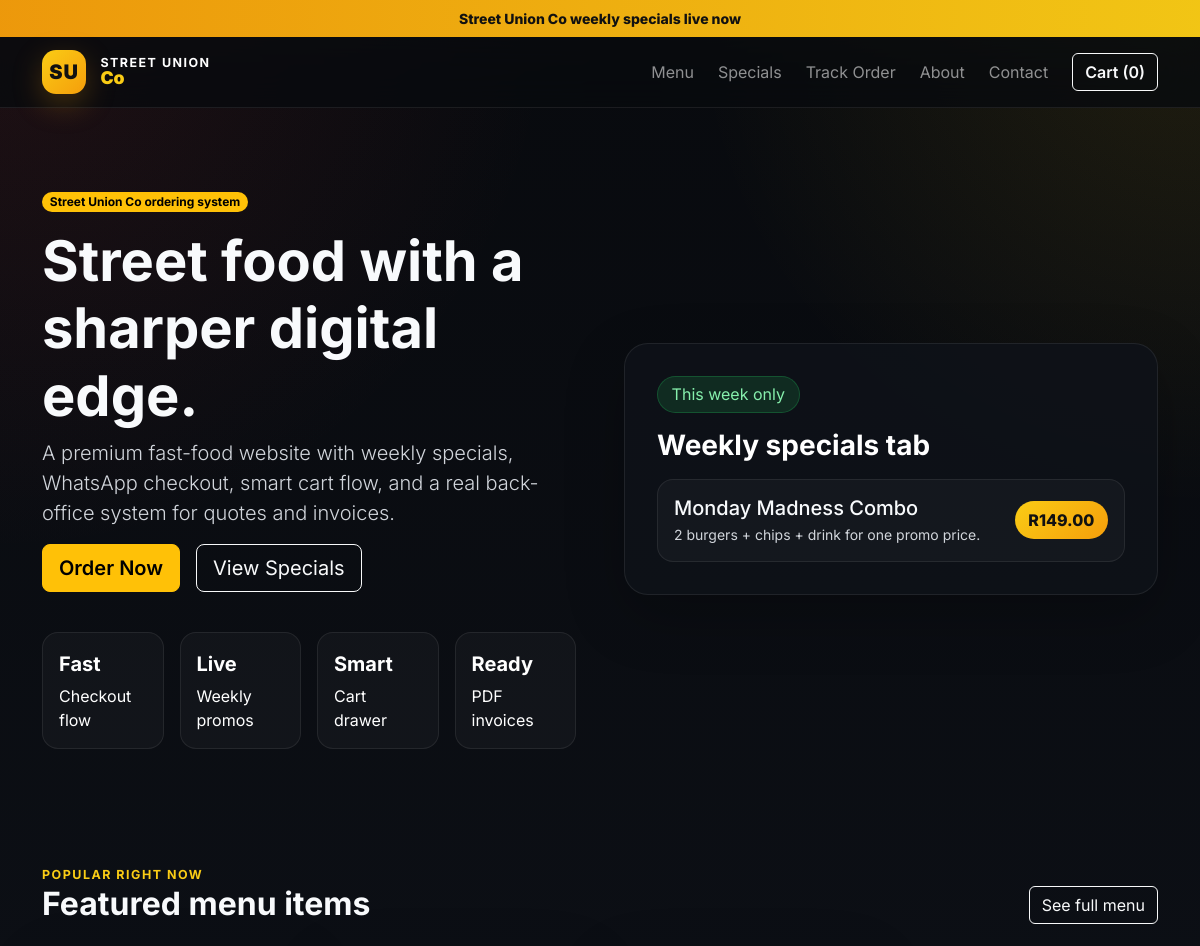
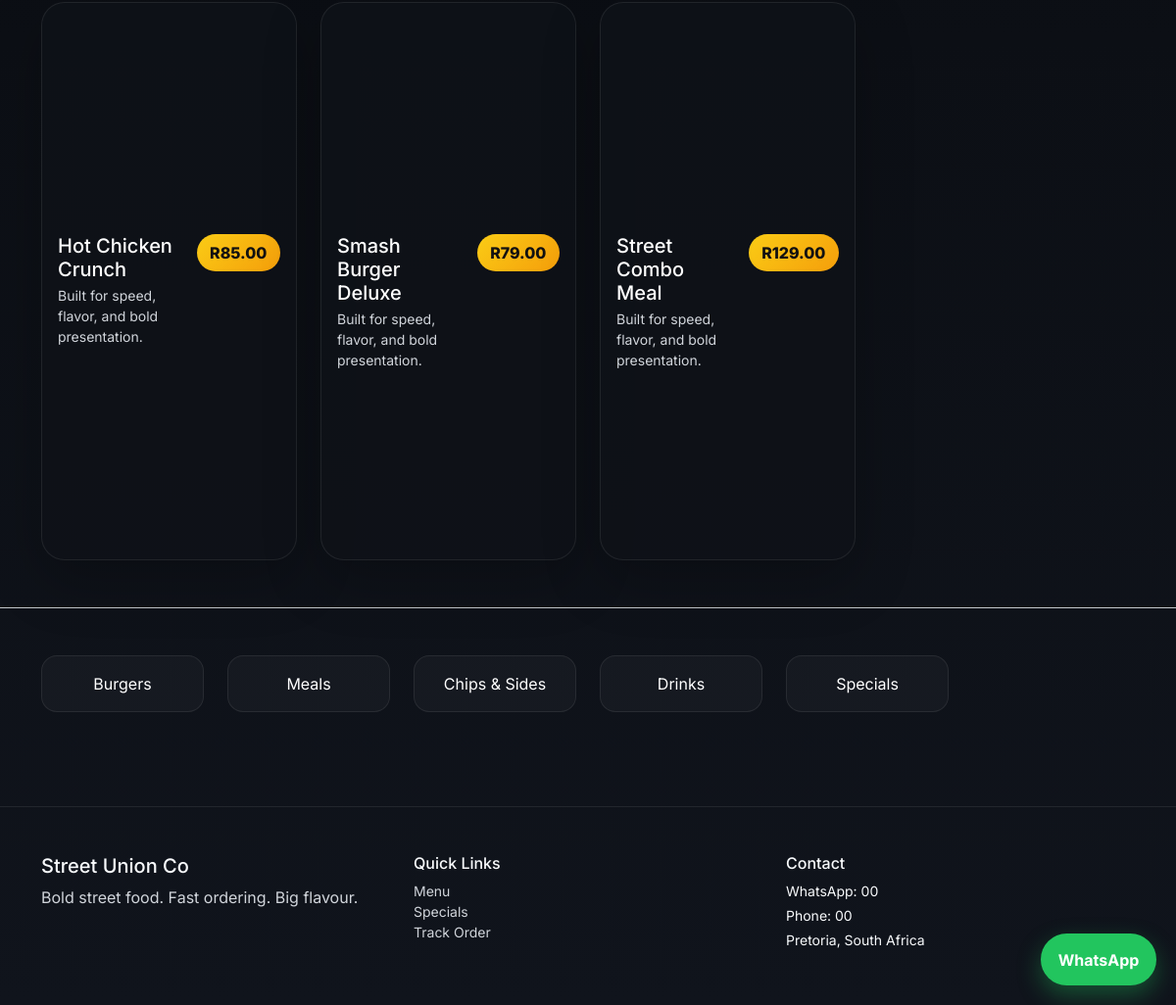
The page / on the database its author committed (2 pictures, top to bottom).
### orders/models.py (models this page shows, shortened)
class TimeStampedModel(models.Model):
    created_at = models.DateTimeField(auto_now_add=True)
    updated_at = models.DateTimeField(auto_now=True)
    class Meta:
        abstract = True

class SiteSetting(TimeStampedModel):
    business_name = models.CharField(max_length=150, default='Street Union Co')
    tagline = models.CharField(max_length=220, blank=True)
    whatsapp_number = models.CharField(max_length=20, blank=True)
    support_email = models.EmailField(blank=True)
    phone_number = models.CharField(max_length=20, blank=True)
    address = models.TextField(blank=True)
    delivery_note = models.CharField(max_length=220, blank=True)
    promo_text = models.CharField(max_length=220, blank=True)

class Special(TimeStampedModel):
    title = models.CharField(max_length=150)
    description = models.TextField(blank=True)
    banner_url = models.URLField(blank=True)
    promo_price = models.DecimalField(max_digits=10, decimal_places=2, null=True, blank=True)
    old_price = models.DecimalField(max_digits=10, decimal_places=2, null=True, blank=True)
    start_date = models.DateField(null=True, blank=True)
    end_date = models.DateField(null=True, blank=True)
    is_active = models.BooleanField(default=True)
    is_featured = models.BooleanField(default=False)
    class Meta:
        ordering = ['-is_featured', '-created_at']

class Product(TimeStampedModel):
    SPICE_CHOICES = [
        ('mild', 'Mild'),
        ('medium', 'Medium'),
        ('hot', 'Hot'),
        ('extra-hot', 'Extra Hot'),
    ]
    category = models.ForeignKey(Category, on_delete=models.CASCADE, related_name='products')
    name = models.CharField(max_length=150)
    slug = models.SlugField(max_length=160, unique=True, blank=True)
    short_description = models.CharField(max_length=220, blank=True)
    description = models.TextField(blank=True)
    price = models.DecimalField(max_digits=10, decimal_places=2)
    image_url = models.URLField(blank=True)
    spice_level = models.CharField(max_length=20, choices=SPICE_CHOICES, default='mild')
    prep_time_minutes = models.PositiveIntegerField(default=15)
    is_featured = models.BooleanField(default=False)
    is_special = models.BooleanField(default=False)
    is_available = models.BooleanField(default=True)
    class Meta:
        ordering = ['name']

class Category(TimeStampedModel):
    name = models.CharField(max_length=100, unique=True)
    slug = models.SlugField(max_length=120, unique=True, blank=True)
    description = models.TextField(blank=True)
    is_active = models.BooleanField(default=True)
    sort_order = models.PositiveIntegerField(default=0)
    class Meta:
        ordering = ['sort_order', 'name']
        verbose_name_plural = 'Categories'

### orders/views.py (the view)
# urls.py: path('', views.home, name='home'),
def home(request: HttpRequest) -> HttpResponse:
    featured_products = Product.objects.filter(is_featured=True, is_available=True)[:8]
    featured_specials = Special.objects.filter(is_active=True, is_featured=True)[:3]
    categories = Category.objects.filter(is_active=True)
    return render(request, 'orders/home.html', {
        'featured_products': featured_products,
        'featured_specials': featured_specials,
        'categories': categories,
        'cart_product_quantities': _cart_product_quantities(request),
    })

### orders/templatetags/order_tags.py (called while the page is built)
@register.filter
def get_item(mapping, key):
    if isinstance(mapping, dict):
        return mapping.get(key)
    return None

### orders/views.py (called while the page is built)
def _get_cart(request: HttpRequest) -> dict:
    return request.session.setdefault(CART_SESSION_KEY, {})

def _cart_product_quantities(request: HttpRequest) -> dict:
    quantities: dict[int, int] = {}
    for item in _get_cart(request).values():
        product_id = item.get('product_id')
        if product_id:
            quantities[product_id] = quantities.get(product_id, 0) + int(item.get('quantity', 0))
    return quantities

### orders/templates/orders/home.html (shortened to what this page needs)
{% extends 'orders/base.html' %}
{% load order_tags %}
{% block content %}
<section class="hero-section">
    <div class="container py-5">
        <div class="row align-items-center g-5">
            <div class="col-lg-6">
                <span class="badge rounded-pill text-bg-warning mb-3">Street Union Co ordering system</span>
                <h1 class="display-4 fw-bold">Street food with a sharper digital edge.</h1>
                <p class="lead text-light-emphasis">A premium fast-food website with weekly specials, WhatsApp checkout, smart cart flow, and a real back-office system for quotes and invoices.</p>
                <div class="d-flex flex-wrap gap-3">
                    <a href="{% url 'orders:menu' %}" class="btn btn-warning btn-lg fw-semibold">Order Now</a>
                    <a href="{% url 'orders:specials' %}" class="btn btn-outline-light btn-lg">View Specials</a>
                </div>
                <div class="hero-stats row row-cols-2 row-cols-md-4 g-3 mt-4">
                    <div class="col"><div class="stat-card"><strong>Fast</strong><span>Checkout flow</span></div></div>
                    <div class="col"><div class="stat-card"><strong>Live</strong><span>Weekly promos</span></div></div>
                    <div class="col"><div class="stat-card"><strong>Smart</strong><span>Cart drawer</span></div></div>
                    <div class="col"><div class="stat-card"><strong>Ready</strong><span>PDF invoices</span></div></div>
                </div>
            </div>
            <div class="col-lg-6">
                <div class="hero-panel">
                    <div class="promo-chip">This week only</div>
                    <h3 class="fw-bold mb-3">Weekly specials tab</h3>
                    <div class="row g-3">
                        {% for item in featured_specials %}
                        <div class="col-12">
                            <div class="special-mini-card">
                                <div>
                                    <h5 class="mb-1">{{ item.title }}</h5>
                                    <p class="mb-0 text-light-emphasis small">{{ item.description }}</p>
                                </div>
                                {% if item.promo_price %}<span class="price-pill">{{ currency_symbol }}{{ item.promo_price }}</span>{% endif %}
                            </div>
                        </div>
                        {% empty %}
                        <div class="col-12"><div class="special-mini-card"><div><h5 class="mb-1">Launch your specials here</h5><p class="mb-0 text-light-emphasis small">Use admin to update your weekly offers.</p></div></div></div>
                        {% endfor %}
                    </div>
                </div>
            </div>
        </div>
    </div>
</section>
<section class="py-5">
    <div class="container">
        <div class="section-head d-flex justify-content-between align-items-end mb-4">
            <div>
                <span class="section-kicker">Popular right now</span>
                <h2 class="fw-bold mb-0">Featured menu items</h2>
            </div>
            <a href="{% url 'orders:menu' %}" class="btn btn-outline-light">See full menu</a>
        </div>
        <div class="row g-4">
            {% for product in featured_products %}
            <div class="col-md-6 col-xl-3">
                <div class="food-card h-100">
                    <a class="food-link" href="{% url 'orders:product_detail' product.slug %}"><div class="food-image" style="background-image:url('{{ product.image_url|default:'https://images.unsplash.com/photo-1513104890138-7c749659a591?auto=format&fit=crop&w=900&q=80' }}')"></div></a>
                    <div class="p-3 d-flex flex-column h-100">
                        <div class="d-flex justify-content-between align-items-start gap-3">
                            <div>
                                <h5 class="mb-1"><a class="food-link-text" href="{% url 'orders:product_detail' product.slug %}">{{ product.name }}</a></h5>
                                <p class="small text-light-emphasis mb-2">{{ product.short_description }}</p>
                            </div>
                            <span class="price-pill">{{ currency_symbol }}{{ product.price }}</span>
                        </div>
                    </div>
                </div>
            </div>
            {% endfor %}
        </div>
    </div>
</section>
<section class="py-5 border-top border-secondary-subtle">
    <div class="container">
        <div class="row g-4">
            {% for category in categories %}
            <div class="col-6 col-md-4 col-lg-2">
                <a href="{% url 'orders:menu' %}?category={{ category.slug }}" class="category-pill d-block text-center">{{ category.name }}</a>
            </div>
            {% endfor %}
        </div>
    </div>
</section>
{% endblock %}

### orders/templates/orders/base.html (shortened to what this page needs)
{% load static %}
<!doctype html>
<html lang="en">
<head>
    <link href="https://cdn.jsdelivr.net/npm/bootstrap@5.3.3/dist/css/bootstrap.min.css" rel="stylesheet">
    <link href="{% static 'css/styles.css' %}" rel="stylesheet">
</head>
<body>
    <div class="promo-bar text-center py-2 small">
        {{ site_settings.promo_text|default:'Street Union Co specials are live this week' }}
    </div>
    <nav class="navbar navbar-expand-lg navbar-dark sticky-top glass-nav">
        <div class="container">
            <a class="navbar-brand fw-bold brand-lockup" href="{% url 'orders:home' %}">
                <span class="brand-mark">SU</span>
                <span>
                    <small>Street Union</small>
                    <strong>Co</strong>
                </span>
            </a>
            <div class="collapse navbar-collapse">
                <ul class="navbar-nav ms-auto mb-2 mb-lg-0 align-items-lg-center gap-lg-2">
                    <li class="nav-item"><a class="nav-link" href="{% url 'orders:menu' %}">Menu</a></li>
                    <li class="nav-item"><a class="nav-link" href="{% url 'orders:specials' %}">Specials</a></li>
                    <li class="nav-item"><a class="nav-link" href="{% url 'orders:track_order' %}">Track Order</a></li>
                    <li class="nav-item"><a class="nav-link" href="{% url 'orders:about' %}">About</a></li>
                    <li class="nav-item"><a class="nav-link" href="{% url 'orders:contact' %}">Contact</a></li>
                    <li class="nav-item ms-lg-2">
                        <button class="btn btn-outline-light fw-semibold" type="button" data-bs-toggle="offcanvas" data-bs-target="#cartDrawer">
                            Cart ({{ cart_count|default:0 }})
                        </button>
                    </li>
                </ul>
            </div>
        </div>
    </nav>
    <main>
        {% block content %}{% endblock %}
    </main>
    <a class="whatsapp-float" target="_blank" rel="noopener" href="https://wa.me/{{ whatsapp_number }}">WhatsApp</a>
    <footer class="site-footer mt-5 py-5">
        <div class="container">
            <div class="row g-4">
                <div class="col-md-4">
                    <h5>{{ business_name }}</h5>
                    <p class="text-light-emphasis">{{ site_settings.tagline|default:'Fast flavour. Strong branding. Clean ordering.' }}</p>
                </div>
                <div class="col-md-4">
                    <h6>Quick Links</h6>
                    <ul class="list-unstyled small">
                        <li><a href="{% url 'orders:menu' %}">Menu</a></li>
                        <li><a href="{% url 'orders:specials' %}">Specials</a></li>
                        <li><a href="{% url 'orders:track_order' %}">Track Order</a></li>
                    </ul>
                </div>
                <div class="col-md-4">
                    <h6>Contact</h6>
                    <p class="small mb-1">WhatsApp: {{ site_settings.whatsapp_number|default:whatsapp_number }}</p>
                    <p class="small mb-1">Phone: {{ site_settings.phone_number|default:'067 000 0000' }}</p>
                    <p class="small mb-0">{{ site_settings.address|default:'Pretoria, South Africa' }}</p>
                </div>
            </div>
        </div>
    </footer>
</body>
</html>

### static/css/styles.css (style rules this page uses)
:root { --bg: #0b0d12; --panel: rgba(15, 18, 24, 0.92); --panel-2: rgba(22, 26, 34, 0.95); --panel-border: rgba(255, 255, 255, 0.08); --text: #f8fafc; --muted: #d1d5db; --accent: #facc15; --accent-strong: #f59e0b; --success: #22c55e; }
* { box-sizing: border-box; }
body { font-family: 'Inter', sans-serif; background: radial-gradient(circle at top right, rgba(250, 204, 21, 0.10), transparent 22%), radial-gradient(circle at top left, rgba(239, 68, 68, 0.10), transparent 24%), linear-gradient(180deg, #080a0e 0%, #10141c 100%); color: var(--text); }
a { color: inherit; text-decoration: none; }
.promo-bar { background: linear-gradient(90deg, rgba(245, 158, 11, 0.96), rgba(250, 204, 21, 0.96)); color: #111111; font-weight: 800; }
.glass-nav { backdrop-filter: blur(18px); background: rgba(8, 10, 14, 0.80); border-bottom: 1px solid var(--panel-border); }
.brand-lockup { display: inline-flex; align-items: center; gap: 0.9rem; }
.brand-mark { width: 44px; height: 44px; display: inline-flex; align-items: center; justify-content: center; border-radius: 14px; background: linear-gradient(135deg, var(--accent), var(--accent-strong)); color: #111111; font-weight: 900; letter-spacing: 0.04em; box-shadow: 0 10px 30px rgba(245, 158, 11, 0.25); }
.brand-lockup small, .brand-lockup strong { display: block; line-height: 1; }
.brand-lockup small { color: #ffffff; font-size: 0.78rem; text-transform: uppercase; letter-spacing: 0.12em; }
.brand-lockup strong { color: var(--accent); font-size: 1.1rem; }
.hero-section { padding: 2rem 0 1rem; }
.hero-panel, .panel, .success-panel, .special-card, .food-card, .empty-panel, .cart-drawer { background: var(--panel); border: 1px solid var(--panel-border); box-shadow: 0 20px 60px rgba(0, 0, 0, 0.24); border-radius: 1.5rem; }
.hero-panel { padding: 2rem; min-height: 100%; }
.special-mini-card, .stat-card, .mini-panel, .extra-option, .category-pill, .drawer-item { background: rgba(255, 255, 255, 0.03); border: 1px solid rgba(255, 255, 255, 0.08); border-radius: 1rem; }
.special-mini-card { padding: 1rem; display:flex; justify-content:space-between; align-items:center; gap:1rem; }
.price-pill { background: linear-gradient(135deg, var(--accent), var(--accent-strong)); color: #111111; border-radius: 999px; padding: 0.45rem 0.85rem; font-weight: 800; white-space: nowrap; }
.promo-chip { display:inline-block; padding:0.35rem 0.85rem; border-radius:999px; background:rgba(34,197,94,0.15); color:#86efac; border:1px solid rgba(34,197,94,0.25); margin-bottom:1rem; }
.section-kicker { text-transform: uppercase; letter-spacing: 0.12em; color: var(--accent); font-size: 0.78rem; font-weight: 700; }
.food-image, .detail-image, .special-banner { background-size: cover; background-position: center; background-repeat: no-repeat; }
.food-image { height: 220px; border-radius: 1.5rem 1.5rem 0 0; }
.food-card { overflow:hidden; }
.stat-card { padding: 1rem; display:flex; flex-direction:column; gap:0.35rem; }
.stat-card strong { font-size: 1.25rem; }
.category-pill { padding: 1rem; transition: transform .25s ease, border-color .25s ease; color: #ffffff; }
.whatsapp-float { position: fixed; right: 20px; bottom: 20px; background: #22c55e; color: white; padding: 0.9rem 1.1rem; border-radius: 999px; font-weight: 700; box-shadow: 0 10px 25px rgba(34,197,94,0.35); z-index: 1040; }
.site-footer { border-top: 1px solid var(--panel-border); color: var(--text); }
.site-footer a { color: var(--muted); }
.text-light-emphasis, .text-body-secondary, .text-muted { color: #d1d5db !important; }
.food-link, .food-link-text { display: block; color: inherit; }
.food-card h5, .food-card p, .hero-panel h3, .hero-panel p, .special-card h4, .special-card p, .empty-panel, .panel, .success-panel, .mini-panel, .stat-card, .category-pill, .drawer-item, .drawer-total, .cart-drawer { color: #ffffff; }

### rows shown on the page
SiteSetting: promo_text "Street Union Co weekly specials live now", business_name "Street Union Co", tagline "Bold street food. Fast ordering. Big flavour.", whatsapp_number "00", phone_number "00", address "Pretoria, South Africa"
Special: title "Monday Madness Combo", description "2 burgers + chips + drink for one promo price.", currency_symbol "R", promo_price "149.00"
Product: name "Hot Chicken Crunch", short_description "Built for speed, flavor, and bold presentation.", currency_symbol "R", price "85.00"
Product: name "Smash Burger Deluxe", short_description "Built for speed, flavor, and bold presentation.", currency_symbol "R", price "79.00"
Product: name "Street Combo Meal", short_description "Built for speed, flavor, and bold presentation.", currency_symbol "R", price "129.00"
Category: name "Burgers"
Category: name "Meals"
Category: name "Chips & Sides"
Category: name "Drinks"
Category: name "Specials"

### other values the page prints
{{ cart_count|default:0 }} "0"
